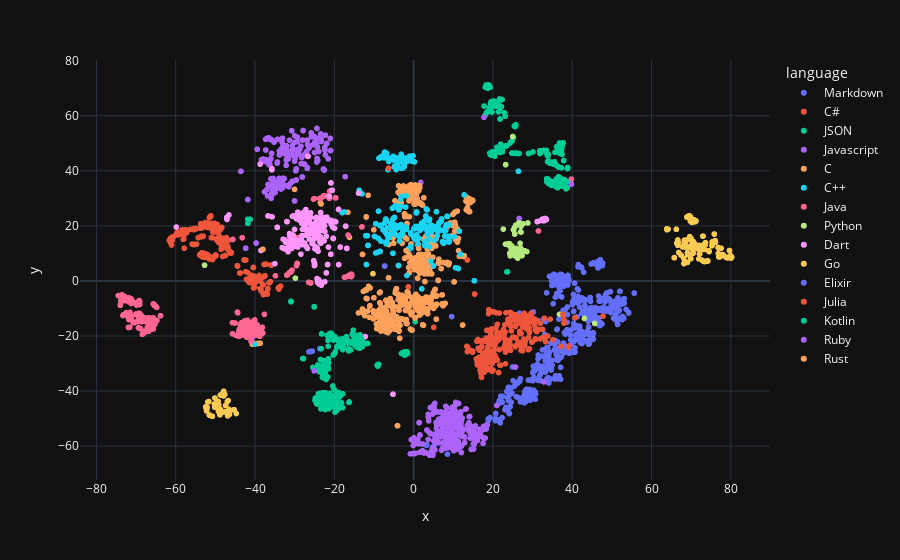

Source (notebook cell):
### Code cell
fig_spacy = gen_plot(
    df = df_clean_chunks,
    vec = np.vstack(df_clean_chunks['vector']).reshape(-1, 768)
)

fig_spacy.show()

### Figure 1 — Plotly figure (JSON) as saved in the notebook; plotly's stock layout.template omitted (floating-point values rounded to 4 significant figures; data arrays with more than 128 entries replaced by an {"elided": "..."} marker saying what was removed)
{"data": [{"customdata": {"elided": "250x1 int values"}, "hovertemplate": "language=Markdown<br>x=%{x}<br>y=%{y}<br>lang=%{customdata[0]}<extra></extra>", "legendgroup": "Markdown", "marker": {"color": "#636efa", "symbol": "circle"}, "mode": "markers", "name": "Markdown", "showlegend": true, "type": "scattergl", "x": {"elided": "250 float values"}, "xaxis": "x", "y": {"elided": "250 float values"}, "yaxis": "y"}, {"customdata": {"elided": "250x1 int values"}, "hovertemplate": "language=C#<br>x=%{x}<br>y=%{y}<br>lang=%{customdata[0]}<extra></extra>", "legendgroup": "C#", "marker": {"color": "#EF553B", "symbol": "circle"}, "mode": "markers", "name": "C#", "showlegend": true, "type": "scattergl", "x": {"elided": "250 float values"}, "xaxis": "x", "y": {"elided": "250 float values"}, "yaxis": "y"}, {"customdata": {"elided": "250x1 int values"}, "hovertemplate": "language=JSON<br>x=%{x}<br>y=%{y}<br>lang=%{customdata[0]}<extra></extra>", "legendgroup": "JSON", "marker": {"color": "#00cc96", "symbol": "circle"}, "mode": "markers", "name": "JSON", "showlegend": true, "type": "scattergl", "x": {"elided": "250 float values"}, "xaxis": "x", "y": {"elided": "250 float values"}, "yaxis": "y"}, {"customdata": {"elided": "250x1 int values"}, "hovertemplate": "language=Javascript<br>x=%{x}<br>y=%{y}<br>lang=%{customdata[0]}<extra></extra>", "legendgroup": "Javascript", "marker": {"color": "#ab63fa", "symbol": "circle"}, "mode": "markers", "name": "Javascript", "showlegend": true, "type": "scattergl", "x": {"elided": "250 float values"}, "xaxis": "x", "y": {"elided": "250 float values"}, "yaxis": "y"}, {"customdata": {"elided": "250x1 int values"}, "hovertemplate": "language=C<br>x=%{x}<br>y=%{y}<br>lang=%{customdata[0]}<extra></extra>", "legendgroup": "C", "marker": {"color": "#FFA15A", "symbol": "circle"}, "mode": "markers", "name": "C", "showlegend": true, "type": "scattergl", "x": {"elided": "250 float values"}, "xaxis": "x", "y": {"elided": "250 float values"}, "yaxis": "y"}, {"customdata": {"elided": "250x1 int values"}, "hovertemplate": "language=C++<br>x=%{x}<br>y=%{y}<br>lang=%{customdata[0]}<extra></extra>", "legendgroup": "C++", "marker": {"color": "#19d3f3", "symbol": "circle"}, "mode": "markers", "name": "C++", "showlegend": true, "type": "scattergl", "x": {"elided": "250 float values"}, "xaxis": "x", "y": {"elided": "250 float values"}, "yaxis": "y"}, {"customdata": {"elided": "250x1 int values"}, "hovertemplate": "language=Java<br>x=%{x}<br>y=%{y}<br>lang=%{customdata[0]}<extra></extra>", "legendgroup": "Java", "marker": {"color": "#FF6692", "symbol": "circle"}, "mode": "markers", "name": "Java", "showlegend": true, "type": "scattergl", "x": {"elided": "250 float values"}, "xaxis": "x", "y": {"elided": "250 float values"}, "yaxis": "y"}, {"customdata": [[14], [14], [14], [14], [14], [14], [14], [14], [14], [14], [14], [14], [14], [14], [14], [14], [14], [14], [14], [14], [14], [14], [14], [14], [14], [14], [14], [14], [14], [14], [14], [14], [14], [14], [14], [14], [14], [14], [14], [14], [14], [14], [14], [14], [14], [14], [14], [14], [14], [14], [14], [14], [14], [14], [14], [14], [14], [14], [14], [14], [14], [14], [14], [14], [14], [14], [14], [14], [14]], "hovertemplate": "language=Python<br>x=%{x}<br>y=%{y}<br>lang=%{customdata[0]}<extra></extra>", "legendgroup": "Python", "marker": {"color": "#B6E880", "symbol": "circle"}, "mode": "markers", "name": "Python", "showlegend": true, "type": "scattergl", "x": [27.63, 27.14, 45.01, 36.79, 25.93, 26.13, 28.04, 26.33, 25.58, -52.74, 26.54, 25.27, 27.0, 26.71, 25.16, 27.35, 23.21, 23.2, 27.09, 25.73, 25.49, 25.93, 25.84, 26.34, 27.05, 27.56, 26.96, 24.89, 25.52, 24.22, 25.72, 24.77, 24.73, 23.17, 25.53, 26.69, 27.01, 26.66, 28.79, 24.88, 24.36, 24.64, 25.56, 27.11, 27.06, 26.48, 24.25, 25.47, 25.0, 23.98, 24.23, 25.04, 23.99, 23.75, 23.72, 26.85, 27.17, 22.6, 27.94, 26.75, 28.55, 24.42, 45.66, 24.41, 43.06, 25.25, 26.25, -29.82, 26.23], "xaxis": "x", "y": [10.75, 10.83, -20.25, -12.12, 11.72, 9.828, 10.95, 11.03, 9.078, 5.726, 9.832, 18.74, 11.92, 10.22, 18.59, 9.181, 42.23, 42.24, 17.74, 10.14, 10.78, 11.67, 11.8, 10.5, 19.84, 20.75, 17.85, 10.31, 17.12, 9.996, 20.21, 12.66, 12.3, 13.36, 19.58, 21.1, 20.35, 20.33, 21.05, 10.5, 9.118, 11.3, 11.43, 9.485, 20.12, 21.01, 13.44, 17.01, 52.44, 13.21, 12.66, 11.03, 13.52, 13.54, 13.43, 13.67, 9.566, 18.82, 10.74, 11.39, 10.64, 9.541, -15.42, 9.488, -13.61, 18.75, 8.262, 1.008, 9.253], "yaxis": "y"}, {"customdata": {"elided": "250x1 int values"}, "hovertemplate": "language=Dart<br>x=%{x}<br>y=%{y}<br>lang=%{customdata[0]}<extra></extra>", "legendgroup": "Dart", "marker": {"color": "#FF97FF", "symbol": "circle"}, "mode": "markers", "name": "Dart", "showlegend": true, "type": "scattergl", "x": {"elided": "250 float values"}, "xaxis": "x", "y": {"elided": "250 float values"}, "yaxis": "y"}, {"customdata": {"elided": "250x1 int values"}, "hovertemplate": "language=Go<br>x=%{x}<br>y=%{y}<br>lang=%{customdata[0]}<extra></extra>", "legendgroup": "Go", "marker": {"color": "#FECB52", "symbol": "circle"}, "mode": "markers", "name": "Go", "showlegend": true, "type": "scattergl", "x": {"elided": "250 float values"}, "xaxis": "x", "y": {"elided": "250 float values"}, "yaxis": "y"}, {"customdata": {"elided": "250x1 int values"}, "hovertemplate": "language=Elixir<br>x=%{x}<br>y=%{y}<br>lang=%{customdata[0]}<extra></extra>", "legendgroup": "Elixir", "marker": {"color": "#636efa", "symbol": "circle"}, "mode": "markers", "name": "Elixir", "showlegend": true, "type": "scattergl", "x": {"elided": "250 float values"}, "xaxis": "x", "y": {"elided": "250 float values"}, "yaxis": "y"}, {"customdata": {"elided": "250x1 int values"}, "hovertemplate": "language=Julia<br>x=%{x}<br>y=%{y}<br>lang=%{customdata[0]}<extra></extra>", "legendgroup": "Julia", "marker": {"color": "#EF553B", "symbol": "circle"}, "mode": "markers", "name": "Julia", "showlegend": true, "type": "scattergl", "x": {"elided": "250 float values"}, "xaxis": "x", "y": {"elided": "250 float values"}, "yaxis": "y"}, {"customdata": {"elided": "250x1 int values"}, "hovertemplate": "language=Kotlin<br>x=%{x}<br>y=%{y}<br>lang=%{customdata[0]}<extra></extra>", "legendgroup": "Kotlin", "marker": {"color": "#00cc96", "symbol": "circle"}, "mode": "markers", "name": "Kotlin", "showlegend": true, "type": "scattergl", "x": {"elided": "250 float values"}, "xaxis": "x", "y": {"elided": "250 float values"}, "yaxis": "y"}, {"customdata": {"elided": "250x1 int values"}, "hovertemplate": "language=Ruby<br>x=%{x}<br>y=%{y}<br>lang=%{customdata[0]}<extra></extra>", "legendgroup": "Ruby", "marker": {"color": "#ab63fa", "symbol": "circle"}, "mode": "markers", "name": "Ruby", "showlegend": true, "type": "scattergl", "x": {"elided": "250 float values"}, "xaxis": "x", "y": {"elided": "250 float values"}, "yaxis": "y"}, {"customdata": {"elided": "250x1 int values"}, "hovertemplate": "language=Rust<br>x=%{x}<br>y=%{y}<br>lang=%{customdata[0]}<extra></extra>", "legendgroup": "Rust", "marker": {"color": "#FFA15A", "symbol": "circle"}, "mode": "markers", "name": "Rust", "showlegend": true, "type": "scattergl", "x": {"elided": "250 float values"}, "xaxis": "x", "y": {"elided": "250 float values"}, "yaxis": "y"}], "layout": {"autosize": true, "legend": {"title": {"text": "language"}, "tracegroupgap": 0}, "margin": {"t": 60}, "xaxis": {"anchor": "y", "autorange": true, "domain": [0, 1], "range": [-83.84, 89.57], "title": {"text": "x"}, "type": "linear"}, "yaxis": {"anchor": "x", "autorange": true, "domain": [0, 1], "range": [-73.71, 81.66], "title": {"text": "y"}, "type": "linear"}}}
